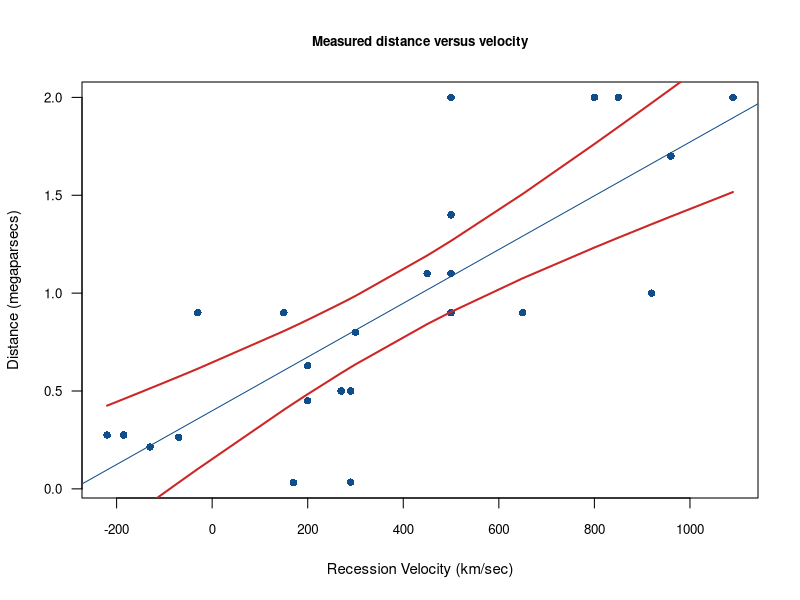
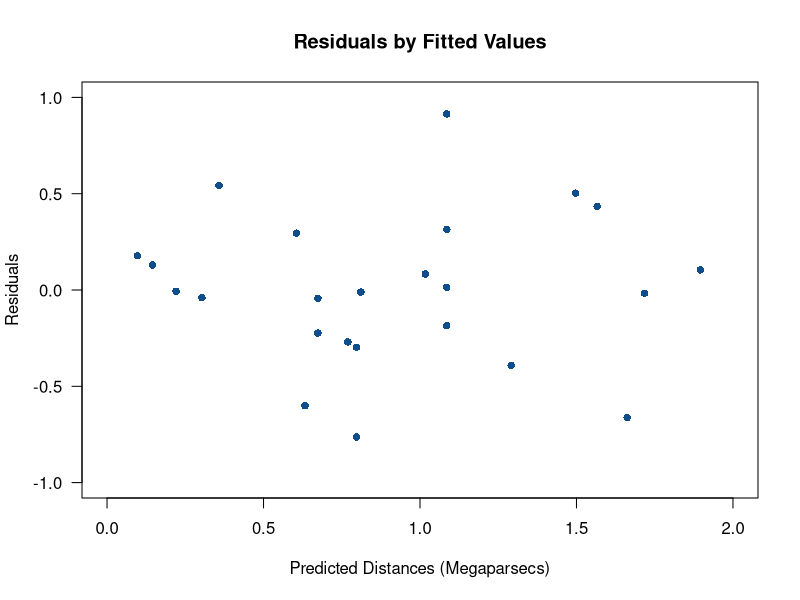

Source code (R) for these figures, in order:
###############################################################################
# Hubble Example
###############################################################################

# install.packages("ggplot2")
# library(ggplot2)

###############################################################################
# Input data
###############################################################################

object <- c("S.Mag.","L.Mag.","N.G.C. 6822","N.G.C. 598",
            "N.G.C. 221","N.G.C. 224","N.G.C. 5457","N.G.C. 4763",
            "N.G.C. 5194","N.G.C. 4449","N.G.C. 4214","N.G.C. 3031",
            "N.G.C. 3627","N.G.C. 4826","N.G.C. 5236","N.G.C. 1068",
            "N.G.C. 5055","N.G.C. 7331","N.G.C. 4258","N.G.C. 4151",
            "N.G.C. 4382","N.G.C. 4472","N.G.C. 4486","N.G.C. 4649")

distance <- c(0.032,0.034,0.214,0.263,0.275,0.275,0.45,0.5,
              0.5,0.63,0.8,0.9,0.9,0.9,0.9,1.0,1.1,1.1,
              1.4,1.7,2.0,2.0,2.0,2.0)

velocity <- c(170,290,-130,-70,-185,-220,200,290,270,
              200,300,-30,650,150,500,920,450,500,
              500,960,500,850,800,1090)

###############################################################################
# Plot with ggplot2
###############################################################################

# hubble <- data.frame(object,distance,velocity)
# 
# fit <- lm(hubble$distance~hubble$velocity)
# 
# hubble <- data.frame(hubble, predict(fit, interval = 'prediction'))
# 
# ggplot(hubble, aes(x = velocity, y = distance)) +
#   geom_smooth(method = 'lm', aes(fill = 'confidence'),alpha = 1.0) +
#   geom_point(colour = 'black', size = 3) +
#   labs(x ="Recession Velocity (km/sec)",
#        y ="Distance (megaparsecs)",
#        title ="Measured distance versus velocity 
#        for 24 extra-galactic nebulae") +
#   theme(legend.position = "none")

###############################################################################
# Plot data
###############################################################################

plotCI <- function (x, y, xlab, ylab, main) {
  plot(x, y, pch = 16, col = "dodgerblue4",
       xlab = xlab, ylab = ylab,
       main = main, cex.main = 0.8,
       cex.axis = 0.8, cex.lab = 0.9,
       las = 1, xlim = c(min(x), max(x)),
       ylim = c(min(y), max(y)))
  
  fit <- lm(y~x)
  summary(fit)

  abline(fit, col = "dodgerblue4")
  
  CI <- predict(fit, interval = "confidence")
  
  cint <- data.frame(x, lower = CI[,2], upper = CI[,3])
  cint <- cint[order(x),]
  with(cint, points(x, lower, type = "l",
                    col = "firebrick3", lwd = 2))
  with(cint, points(x, upper, type = "l",
                    col = "firebrick3", lwd = 2))
  
#   plot(resid(fit),fitted(fit),
#        pch = 16, col = "steelblue3",
#        xlab = "Residuals", ylab = "Fitted values",
#        main = paste("Residual Plot for\n", ylab, "by", xlab),
#        cex.main = 0.8, cex.lab = 0.9,
#        cex.axis = 0.9, las = 1)
#   
#   summary(fit)
}

plotCI(x = velocity, y = distance,
       xlab = "Recession Velocity (km/sec)",
       ylab = "Distance (megaparsecs)",
       main = "Measured distance versus velocity")

###############################################################################
# Specify Model
###############################################################################

fit <- lm(distance ~ velocity)

plot(fitted(fit), resid(fit),
     xlab = "Predicted Distances (Megaparsecs)",
     ylab = "Residuals",
     main = "Residuals by Fitted Values",
     las = 1, pch = 16, col = "dodgerblue4",
     xlim = c(0,2), ylim = c(-1,1))
